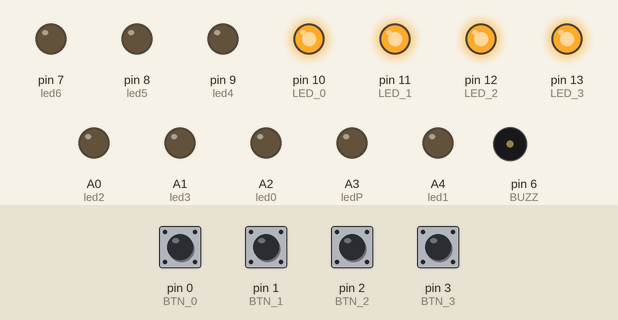
Bench run of a sketch on a simulated Arduino Uno, built with avr-gcc and run on an emulated ATmega328P. Parts: output pins drawn as LEDs (lit = HIGH), buzzer (waves = sounding). Inputs (shaded band) come from the test bench; at power-on: pin 0 (BTN_0), pin 1 (BTN_1), pin 2 (BTN_2), pin 3 (BTN_3) HIGH.

Above: at 5.6 s.
5.7 s: pin 0 (BTN_0) pulled LOW for 0.15 s
At 7.4 s:
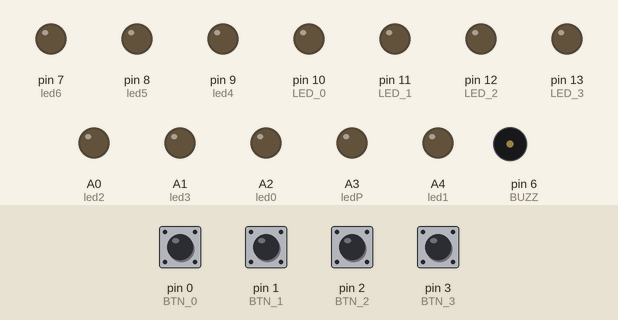
7.9 s: pin 1 (BTN_1) pulled LOW for 0.15 s
At 9.5 s:
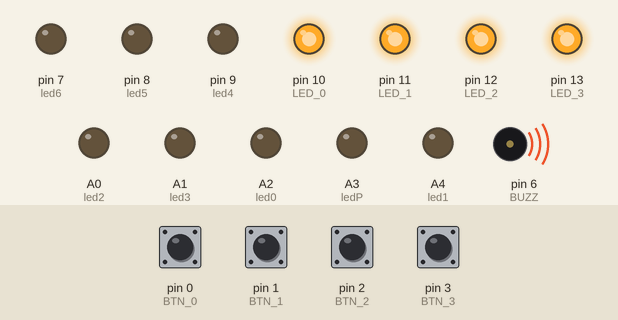
11.0 s: pin 2 (BTN_2) pulled LOW for 1 s
At 13.4 s:
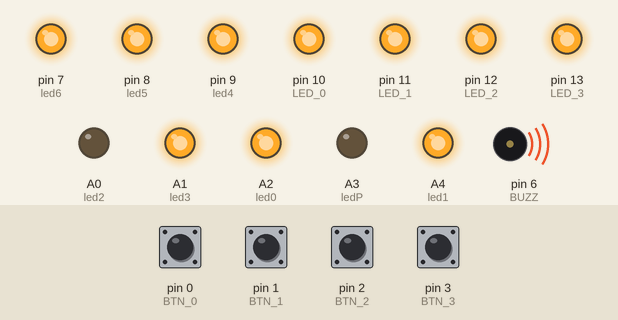
15.0 s: pin 3 (BTN_3) pulled LOW for 1 s
At 16.4 s:
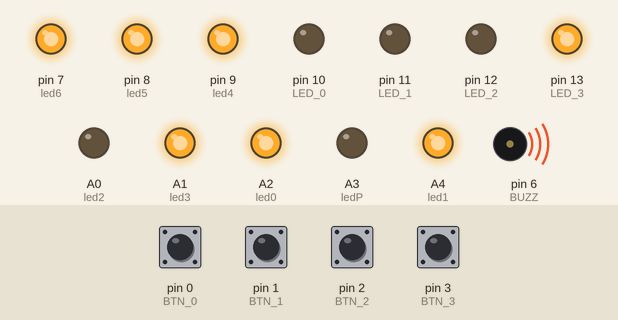
19.0 s: pin 1 (BTN_1) pulled LOW for 1 s
At 22.8 s:
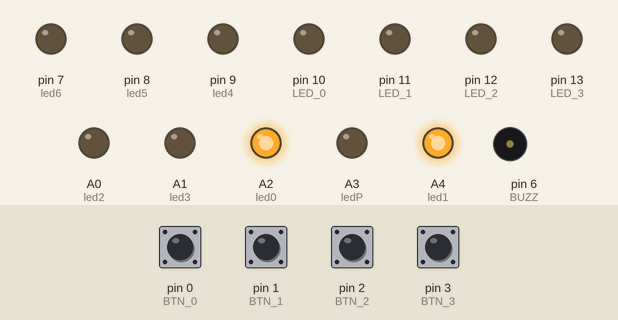
23.0 s: pin 2 (BTN_2) pulled LOW for 0.15 s
At 24.6 s:
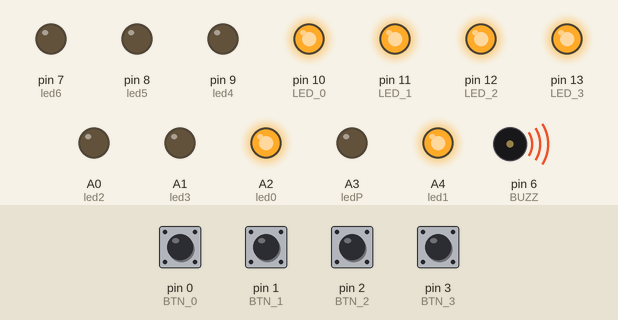
Timing chart, 0 to 27.1 s (numbered marks = the images above; inputs shaded):
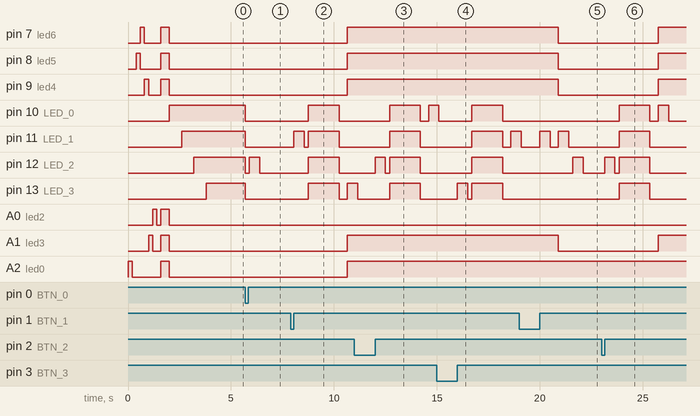

The sketch:

JogoGenius.ino
```cpp
#define ledP A3
#define led0 A2
#define led1 A4
#define led2 A0
#define led3 A1
#define led4 9
#define led5 8
#define led6 7

#define BTN_0 0
#define BTN_1 1
#define BTN_2 2
#define BTN_3 3 //botoes

#define LED_0 10
#define LED_1 11
#define LED_2 12
#define LED_3 13 //leds

#define BUZZ  6 //falante

byte mem[40], botao = 4, sort = 4, aux = 0;
int stagio = 0;

void limpadisplay()   // função limpa display
{
 digitalWrite(led0, LOW);
 digitalWrite(led1, LOW);
 digitalWrite(led2, LOW);
 digitalWrite(led3, LOW);
 digitalWrite(led4, LOW);
 digitalWrite(led5, LOW);
 digitalWrite(led6, LOW);
 digitalWrite(ledP, LOW);
}

void AutoTeste(int TempoTeste) // Faz um auto teste no Display
{
 limpadisplay();

 digitalWrite(led0, HIGH);
 delay(TempoTeste);
 digitalWrite(led0, LOW);

 digitalWrite(led1, HIGH);
 delay(TempoTeste);
 digitalWrite(led1, LOW);

 digitalWrite(led5, HIGH);
 delay(TempoTeste);
 digitalWrite(led5, LOW);

 digitalWrite(led6, HIGH);
 delay(TempoTeste);
 digitalWrite(led6, LOW);

 digitalWrite(led4, HIGH);
 delay(TempoTeste);
 digitalWrite(led4, LOW);

 digitalWrite(led3, HIGH);
 delay(TempoTeste);
 digitalWrite(led3, LOW);

 digitalWrite(led2, HIGH);
 delay(TempoTeste);
 digitalWrite(led2, LOW);

 digitalWrite(ledP, HIGH);
 delay(TempoTeste);
 digitalWrite(ledP, LOW);

 digitalWrite(led0, HIGH);
 digitalWrite(led1, HIGH);
 digitalWrite(led2, HIGH);
 digitalWrite(led3, HIGH);
 digitalWrite(led4, HIGH);
 digitalWrite(led5, HIGH);
 digitalWrite(led6, HIGH);
 digitalWrite(ledP, HIGH);
 delay(TempoTeste + 200);

 limpadisplay();
}

void setup(){
  pinMode(led0, OUTPUT);
  pinMode(led1, OUTPUT);
  pinMode(led2, OUTPUT);
  pinMode(led3, OUTPUT);
  pinMode(led4, OUTPUT);
  pinMode(led5, OUTPUT);
  pinMode(led6, OUTPUT);
  pinMode(ledP, OUTPUT);

  pinMode(BUZZ , OUTPUT);
  pinMode(LED_0, OUTPUT);
  pinMode(LED_1, OUTPUT);
  pinMode(LED_2, OUTPUT);
  pinMode(LED_3, OUTPUT);

  pinMode(BTN_0, INPUT_PULLUP);
  pinMode(BTN_1, INPUT_PULLUP);
  pinMode(BTN_2, INPUT_PULLUP);
  pinMode(BTN_3, INPUT_PULLUP);

  limpadisplay();
  AutoTeste(200);

  tone(BUZZ, 200); digitalWrite(LED_0, HIGH); delay(600); noTone(BUZZ);
  tone(BUZZ, 300); digitalWrite(LED_1, HIGH); delay(600); noTone(BUZZ);
  tone(BUZZ, 400); digitalWrite(LED_2, HIGH); delay(600); noTone(BUZZ);
  tone(BUZZ, 500); digitalWrite(LED_3, HIGH); delay(600); noTone(BUZZ);

  limpadisplay();
}

void loop(){
  if (sort == 4) {
    while ( digitalRead(BTN_0) &&  digitalRead(BTN_1) &&  digitalRead(BTN_2) &&  digitalRead(BTN_3)) Sort();
    while (!digitalRead(BTN_0) || !digitalRead(BTN_1) || !digitalRead(BTN_2) || !digitalRead(BTN_3)) leds(4);
  }
  mem[stagio] = sort;

  for (int i = 0; i < stagio + 1; i++) leds(mem[i]);

  while (aux <= stagio) {
    while (!(digitalRead(BTN_0) && digitalRead(BTN_1) && digitalRead(BTN_2) && digitalRead(BTN_3))) //aguarda pressionar um botão
    {
      if (!digitalRead(BTN_0)) botao = 0;
      if (!digitalRead(BTN_1)) botao = 1;
      if (!digitalRead(BTN_2)) botao = 2;
      if (!digitalRead(BTN_3)) botao = 3;
      Sort(); //sorteia
    }
    if (botao < 4){
      leds(botao);
      if (botao != mem[aux]){ //confere
        digitalWrite(LED_0, HIGH);
        digitalWrite(LED_1, HIGH);
        digitalWrite(LED_2, HIGH);
        digitalWrite(LED_3, HIGH);
        tone(BUZZ, 80);
        delay(1000);
        noTone(BUZZ);
        delay(500);
        leds(4);
        stagio = -1;
      }
      aux++;
    }
    botao = 4;
  }
  delay(200);
  stagio++;
  NumeroNoDisplay(stagio);
  aux = 0;
}
void leds(int led) {
  if (led < 4)
  {
    tone(BUZZ, (led + 2) * 100);
    digitalWrite(led + 10, HIGH);
    delay(500);
    noTone(BUZZ);
  }
  digitalWrite(LED_0, LOW);
  digitalWrite(LED_1, LOW);
  digitalWrite(LED_2, LOW);
  digitalWrite(LED_3, LOW);
  delay(200);
}
void Sort() {
  if (sort)sort--;
  else sort = 3;
  delayMicroseconds(500);
}

void NumeroNoDisplay(int valor)
{
  switch(valor)
  {
    case 0:
          digitalWrite(led0, HIGH);
          digitalWrite(led1, HIGH);
          digitalWrite(led2, LOW);
          digitalWrite(led3, HIGH);
          digitalWrite(led4, HIGH);
          digitalWrite(led5, HIGH);
          digitalWrite(led6, HIGH);
          digitalWrite(ledP, LOW);
          break;

    case 1:
          digitalWrite(led0, HIGH);
          digitalWrite(led1, HIGH);
          digitalWrite(led2, LOW);
          digitalWrite(led3, LOW);
          digitalWrite(led4, LOW);
          digitalWrite(led5, LOW);
          digitalWrite(led6, LOW);
          digitalWrite(ledP, LOW);
          break;

    case 2:
          digitalWrite(led0, HIGH);
          digitalWrite(led1, LOW);
          digitalWrite(led2, HIGH);
          digitalWrite(led3, HIGH);
          digitalWrite(led4, LOW);
          digitalWrite(led5, HIGH);
          digitalWrite(led6, HIGH);
          digitalWrite(ledP, LOW);
          break;

    case 3:
          digitalWrite(led0, HIGH);
          digitalWrite(led1, HIGH);
          digitalWrite(led2, HIGH);
          digitalWrite(led3, HIGH);
          digitalWrite(led4, LOW);
          digitalWrite(led5, HIGH);
          digitalWrite(led6, LOW);
          digitalWrite(ledP, LOW);
          break;

    case 4:
          digitalWrite(led0, HIGH);
          digitalWrite(led1, HIGH);
          digitalWrite(led2, HIGH);
          digitalWrite(led3, LOW);
          digitalWrite(led4, HIGH);
          digitalWrite(led5, LOW);
          digitalWrite(led6, LOW);
          digitalWrite(ledP, LOW);
          break;

    case 5:
          digitalWrite(led0, LOW);
          digitalWrite(led1, HIGH);
          digitalWrite(led2, HIGH);
          digitalWrite(led3, HIGH);
          digitalWrite(led4, HIGH);
          digitalWrite(led5, HIGH);
          digitalWrite(led6, LOW);
          digitalWrite(ledP, LOW);
          break;

    case 6:
          digitalWrite(led0, LOW);
          digitalWrite(led1, HIGH);
          digitalWrite(led2, HIGH);
          digitalWrite(led3, HIGH);
          digitalWrite(led4, HIGH);
          digitalWrite(led5, HIGH);
          digitalWrite(led6, HIGH);
          digitalWrite(ledP, LOW);
          break;

    case 7:
          digitalWrite(led0, HIGH);
          digitalWrite(led1, HIGH);
          digitalWrite(led2, LOW);
          digitalWrite(led3, HIGH);
          digitalWrite(led4, LOW);
          digitalWrite(led5, LOW);
          digitalWrite(led6, LOW);
          digitalWrite(ledP, LOW);
          break;

    case 8:
          digitalWrite(led0, HIGH);
          digitalWrite(led1, HIGH);
          digitalWrite(led2, HIGH);
          digitalWrite(led3, HIGH);
          digitalWrite(led4, HIGH);
          digitalWrite(led5, HIGH);
          digitalWrite(led6, HIGH);
          digitalWrite(ledP, LOW);
          break;

    case 9:
          digitalWrite(led0, HIGH);
          digitalWrite(led1, HIGH);
          digitalWrite(led2, HIGH);
          digitalWrite(led3, HIGH);
          digitalWrite(led4, HIGH);
          digitalWrite(led5, HIGH);
          digitalWrite(led6, LOW);
          digitalWrite(ledP, LOW);
          break;

    default: // acende o ponto . se o valor for maior que 9
          digitalWrite(led0, LOW);
          digitalWrite(led1, LOW);
          digitalWrite(led2, LOW);
          digitalWrite(led3, LOW);
          digitalWrite(led4, LOW);
          digitalWrite(led5, LOW);
          digitalWrite(led6, LOW);
          digitalWrite(ledP, HIGH);
          break;
  }
}
```

Measured:
- after the input at 5.7 s, pin 10 (LED_0), pin 11 (LED_1), pin 13 (LED_3): HIGH → LOW at once; pin 12 (LED_2): HIGH → LOW at once, → HIGH 0.20 s later, → LOW 0.50 s later; tone on pin 6 (BUZZ): silent → 400 Hz after 0.20 s, → silent 0.50 s later
- after the input at 7.9 s, pin 7 (led6), pin 8 (led5): LOW → HIGH after 2.8 s
- after the input at 11.0 s, pin 10 (LED_0): LOW → HIGH after 1.7 s, → LOW 1.5 s later, → HIGH 0.40 s later; pin 11 (LED_1): LOW → HIGH after 1.7 s, → LOW 1.5 s later; pin 12 (LED_2): LOW → HIGH after 1.0 s, → LOW 0.50 s later, → HIGH 0.20 s later, → LOW 1.5 s later
- after the input at 15.0 s, pin 11 (LED_1): LOW → HIGH after 1.7 s, → LOW 1.5 s later, → HIGH 0.40 s later; pin 12 (LED_2): LOW → HIGH after 1.7 s, → LOW 1.5 s later; pin 13 (LED_3): LOW → HIGH after 1.0 s, → LOW 0.50 s later, → HIGH 0.20 s later, → LOW 1.5 s later
- after the input at 19.0 s, pin 7 (led6), pin 8 (led5), pin 9 (led4), A1 (led3): HIGH → LOW after 1.9 s; pin 12 (LED_2): LOW → HIGH after 2.6 s, → LOW 0.50 s later
- after the input at 23.0 s, pin 7 (led6), pin 8 (led5): LOW → HIGH after 2.8 s
